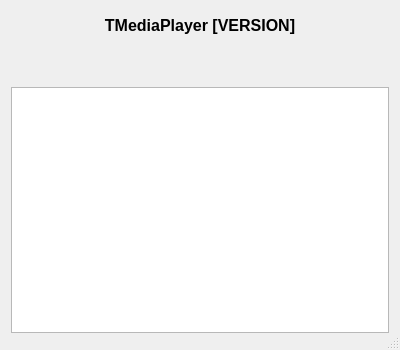
<?xml version="1.0" encoding="UTF-8"?>
<ui version="4.0">
 <class>DialogAbout</class>
 <widget class="QDialog" name="DialogAbout">
  <property name="windowModality">
   <enum>Qt::ApplicationModal</enum>
  </property>
  <property name="geometry">
   <rect>
    <x>0</x>
    <y>0</y>
    <width>400</width>
    <height>350</height>
   </rect>
  </property>
  <property name="minimumSize">
   <size>
    <width>400</width>
    <height>300</height>
   </size>
  </property>
  <property name="windowTitle">
   <string>About</string>
  </property>
  <property name="sizeGripEnabled">
   <bool>true</bool>
  </property>
  <layout class="QVBoxLayout" name="verticalLayout">
   <item>
    <widget class="QLabel" name="textVersion">
     <property name="minimumSize">
      <size>
       <width>0</width>
       <height>50</height>
      </size>
     </property>
     <property name="maximumSize">
      <size>
       <width>16777215</width>
       <height>40</height>
      </size>
     </property>
     <property name="font">
      <font>
       <pointsize>12</pointsize>
       <weight>75</weight>
       <bold>true</bold>
      </font>
     </property>
     <property name="text">
      <string notr="true">TMediaPlayer [VERSION]</string>
     </property>
     <property name="textFormat">
      <enum>Qt::PlainText</enum>
     </property>
     <property name="alignment">
      <set>Qt::AlignHCenter|Qt::AlignTop</set>
     </property>
    </widget>
   </item>
   <item>
    <widget class="QLabel" name="textInfos">
     <property name="text">
      <string notr="true"/>
     </property>
     <property name="alignment">
      <set>Qt::AlignLeading|Qt::AlignLeft|Qt::AlignTop</set>
     </property>
    </widget>
   </item>
   <item>
    <widget class="QTextEdit" name="textLicense">
     <property name="readOnly">
      <bool>true</bool>
     </property>
     <property name="html">
      <string></string>
     </property>
    </widget>
   </item>
   <item>
    <widget class="QDialogButtonBox" name="buttonBox">
     <property name="orientation">
      <enum>Qt::Horizontal</enum>
     </property>
    </widget>
   </item>
  </layout>
 </widget>
 <resources/>
 <connections>
  <connection>
   <sender>buttonBox</sender>
   <signal>accepted()</signal>
   <receiver>DialogAbout</receiver>
   <slot>accept()</slot>
   <hints>
    <hint type="sourcelabel">
     <x>248</x>
     <y>254</y>
    </hint>
    <hint type="destinationlabel">
     <x>157</x>
     <y>274</y>
    </hint>
   </hints>
  </connection>
  <connection>
   <sender>buttonBox</sender>
   <signal>rejected()</signal>
   <receiver>DialogAbout</receiver>
   <slot>reject()</slot>
   <hints>
    <hint type="sourcelabel">
     <x>316</x>
     <y>260</y>
    </hint>
    <hint type="destinationlabel">
     <x>286</x>
     <y>274</y>
    </hint>
   </hints>
  </connection>
 </connections>
</ui>
